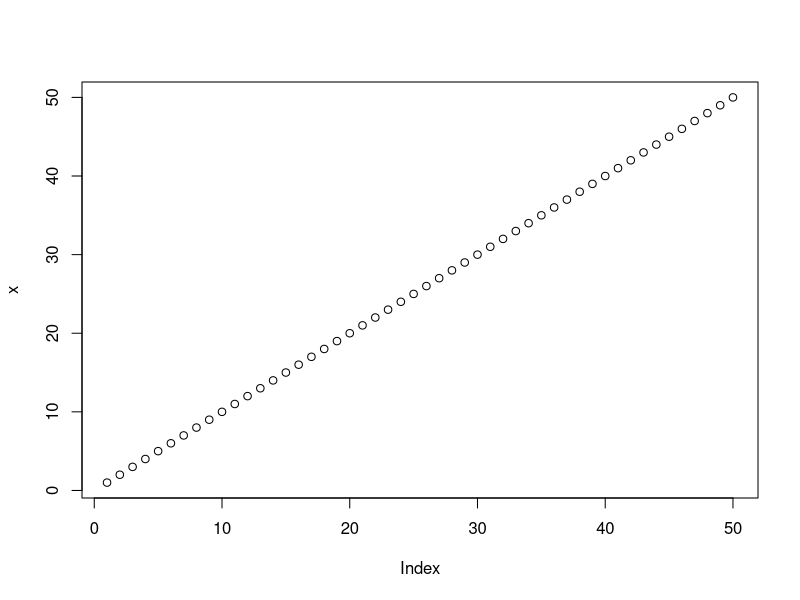
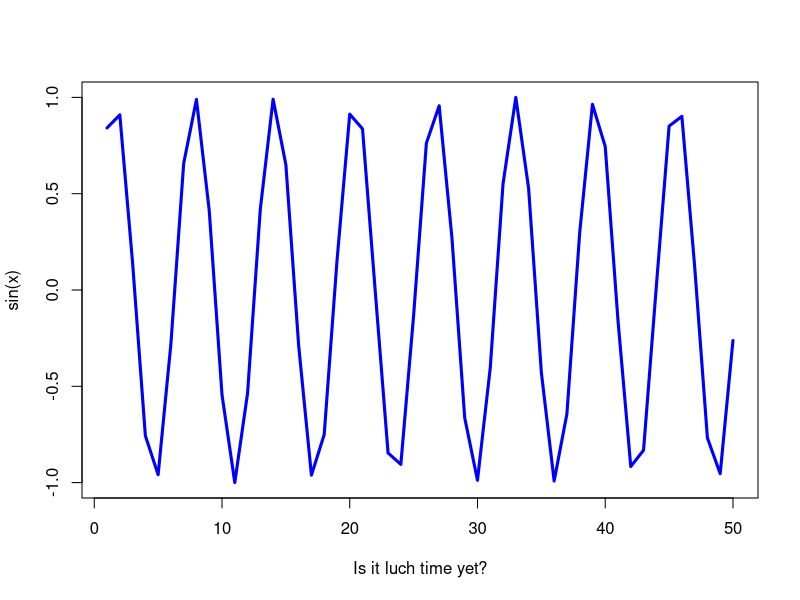

Write the R code that produced these figures, in order.
#' ---
#' title: "Class 4 Intro to R"
#' author: "Andrew Duong"
#' ---

x <- 1:50
plot(x)
plot(x, sin(x), typ="l", col="blue", lwd=3, xlab="Is it luch time yet?")
